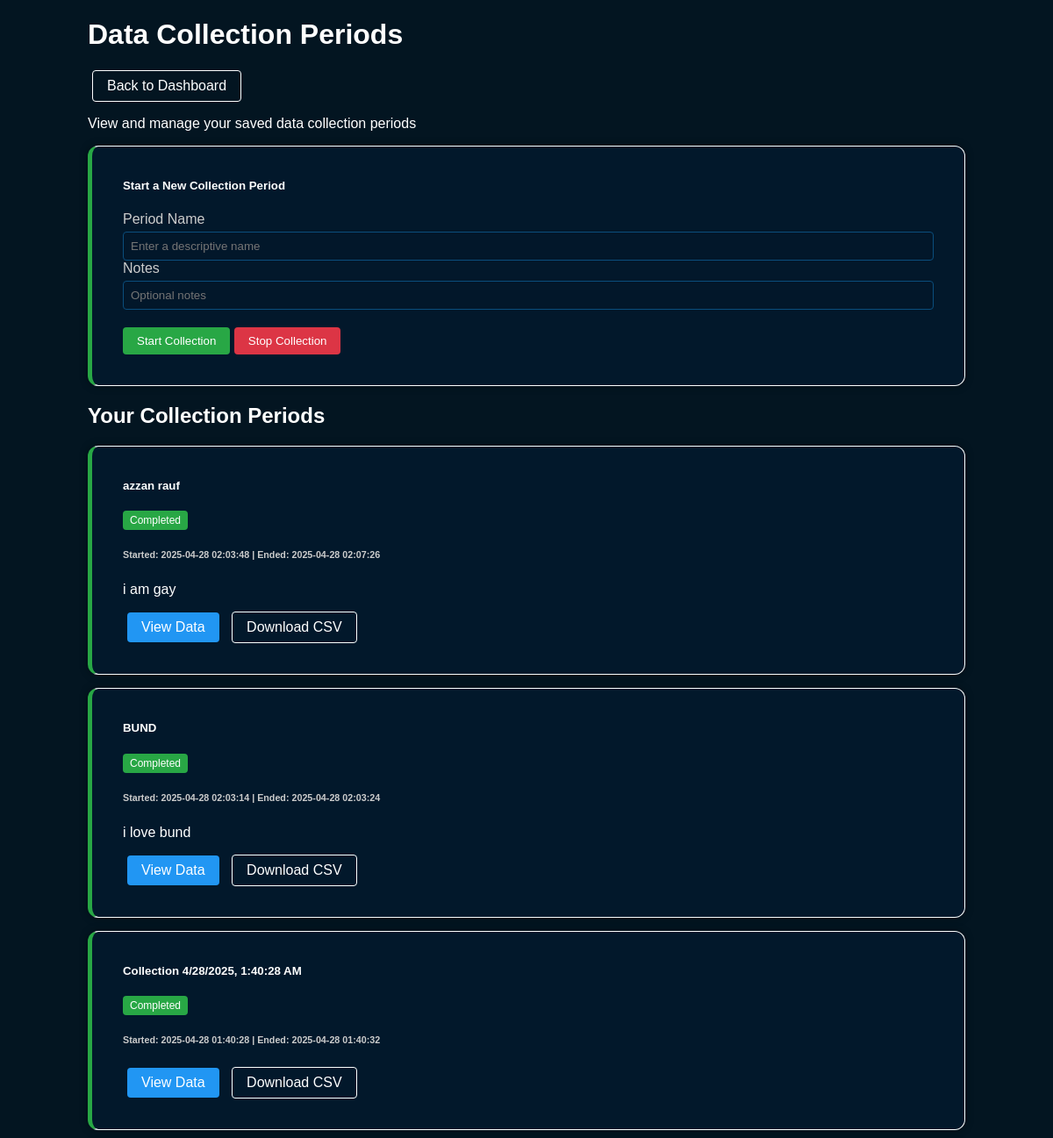
/periods (upper part), run on an earlier commit of the app's database.
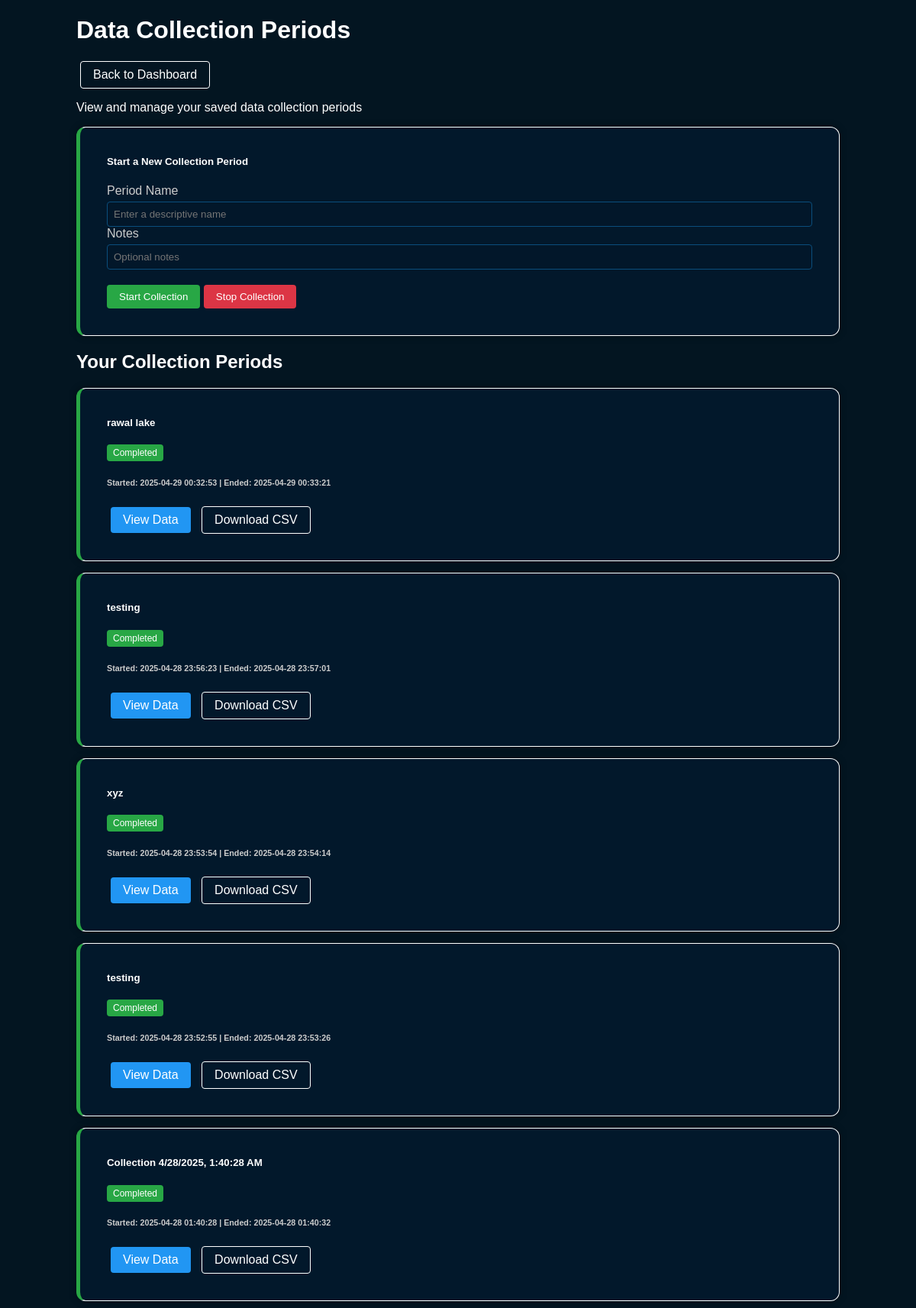
And on a later commit of the database.
### tables this page shows
CREATE TABLE data_periods (
            id INTEGER PRIMARY KEY AUTOINCREMENT,
            name TEXT,
            start_time TEXT,
            end_time TEXT,
            notes TEXT
        );

### app.py (the view)
@app.route('/periods')
def list_periods():
    try:
        periods = get_periods()
        return render_template('periods.html', periods=periods)
    except Exception as e:
        print(f"Error listing periods: {str(e)}")
        print(traceback.format_exc())
        return f"Error: {str(e)}", 500

### app.py (called while the page is built)
def get_db():
    db = getattr(g, '_database', None)
    if db is None:
        db = g._database = sqlite3.connect(DATABASE)
        db.row_factory = sqlite3.Row
    return db

@app.teardown_appcontext
def close_connection(exception):
    db = getattr(g, '_database', None)
    if db is not None:
        db.close()

def dict_factory(cursor, row):
    d = {}
    for idx, col in enumerate(cursor.description):
        d[col[0]] = row[idx]
    return d

def get_periods():
    db = get_db()
    db.row_factory = dict_factory
    cursor = db.cursor()
    cursor.execute('SELECT * FROM data_periods ORDER BY id DESC')
    return cursor.fetchall()

### templates/periods.html (shortened to what this page needs)
<!DOCTYPE html>
<html lang="en">
<head>
</head>
<body>
    <div class="container">
        <header class="mb-4">
            <div class="d-flex justify-content-between align-items-center">
                <h1>Data Collection Periods</h1>
                <a href="/" class="btn-outline">Back to Dashboard</a>
            </div>
            <p class="lead">View and manage your saved data collection periods</p>
        </header>
        <div class="row">
            <div class="col-md-12">
                <div class="card mb-4 period-card">
                    <div class="card-body">
                        <h5 class="card-title">Start a New Collection Period</h5>
                        <form id="start-period-form" class="row g-3 custom">
                            <div class="col-md-6 g-3">
                                <label for="period-name" class="form-label">Period Name</label>
                                <input type="text" class="form-control" id="period-name" placeholder="Enter a descriptive name">
                            </div>
                            <div class="col-md-6">
                                <label for="period-notes" class="form-label">Notes</label>
                                <input type="text" class="form-control" id="period-notes" placeholder="Optional notes">
                            </div>
                            <div class="col-12 button-container">
                                <button type="submit" class="btn btn-success" id="start-button">
                                     Start Collection
                                </button>
                                <button type="button" class="btn btn-danger d-none" id="stop-button">
                                     Stop Collection
                                </button>
                            </div>
                        </form>
                    </div>
                </div>
                <h2>Your Collection Periods</h2>
                <div id="periods-container">
                    {% if periods %}
                        {% for period in periods %}
                            <div class="card period-card {% if not period.end_time %}active{% endif %}">
                                <div class="card-body">
                                    <div class="d-flex justify-content-between">
                                        <h5 class="card-title">{{ period.name }}</h5>
                                        <span class="badge {% if not period.end_time %}bg-primary{% else %}bg-success{% endif %}">
                                            {% if not period.end_time %}Active{% else %}Completed{% endif %}
                                        </span>
                                    </div>
                                    <h6 class="card-subtitle mb-2 text-muted">
                                        Started: {{ period.start_time }}
                                        {% if period.end_time %}
                                            | Ended: {{ period.end_time }}
                                        {% endif %}
                                    </h6>
                                    {% if period.notes %}
                                        <p class="card-text">{{ period.notes }}</p>
                                    {% endif %}
                                    <div class="mt-2">
                                        <a href="/period/{{ period.id }}" class="btn-view">
                                             View Data
                                        </a>
                                        <a href="/period/{{ period.id }}/download?format=csv" class="btn-outline">
                                             Download CSV
                                        </a>
                                    </div>
                                </div>
                            </div>
                        {% endfor %}
                    {% else %}
                        <div class="alert alert-info">
                            No data collection periods found. Start your first one using the form above.
                        </div>
                    {% endif %}
                </div>
            </div>
        </div>
    </div>
</body>
</html>

### templates/periods.html (style rules this page uses)
body { font-family: Arial, sans-serif; margin: 20px; background-color: #031521; color: #fff; }
.container { max-width: 1000px; margin: 0 auto; padding: 0 20px; }
.card { background-color: #052847; border-radius: 12px; margin-bottom: 15px; box-shadow: 0 0 10px rgba(0, 0, 0, 0.4); border: 1px solid white; padding: 0 20px 20px 20px; }
.card-body { padding: 15px; }
.btn-success { background-color: #28a745; color: white; border: none; padding: 8px 16px; border-radius: 4px; cursor: pointer; }
.btn-danger { background-color: #dc3545; color: white; border: none; padding: 8px 16px; border-radius: 4px; cursor: pointer; }
.form-control { width: 100%; padding: 8px; border: 1px solid #0a4d7c; border-radius: 4px; background-color: #02172a; color: white; box-sizing: border-box; }
.form-label { color: #ccc; margin-bottom: 5px; display: block; }
.badge { padding: 4px 8px; border-radius: 4px; font-size: 12px; }
.bg-success { background-color: #28a745; }
.text-muted { color: #ccc !important; }
.period-card { border-left: 5px solid #28a745; background-color: #02182b }
.btn-view { background-color: #2196f3; color: white; border: none; padding: 8px 16px; border-radius: 4px; cursor: pointer; text-decoration: none; display: inline-block; margin: 0 5px; }
.btn-outline { background-color: transparent; color: white; border: 1px solid white; padding: 8px 16px; border-radius: 4px; cursor: pointer; text-decoration: none; display: inline-block; margin: 0 5px; }
.button-container { margin-top: 20px; }

What changed in the data, as far as the page shows it:
removed data_periods: name "azzan rauf", shows "Completed", start_time "2025-04-28 02:03:48", end_time "2025-04-28 02:07:26", notes "i am gay"
removed data_periods: name "BUND", shows "Completed", start_time "2025-04-28 02:03:14", end_time "2025-04-28 02:03:24", notes "i love bund"
added data_periods: name "rawal lake", shows "Completed", start_time "2025-04-29 00:32:53", end_time "2025-04-29 00:33:21"
added data_periods: name "testing", shows "Completed", start_time "2025-04-28 23:56:23", end_time "2025-04-28 23:57:01"
added data_periods: name "xyz", shows "Completed", start_time "2025-04-28 23:53:54", end_time "2025-04-28 23:54:14"
added data_periods: name "testing", shows "Completed", start_time "2025-04-28 23:52:55", end_time "2025-04-28 23:53:26"
